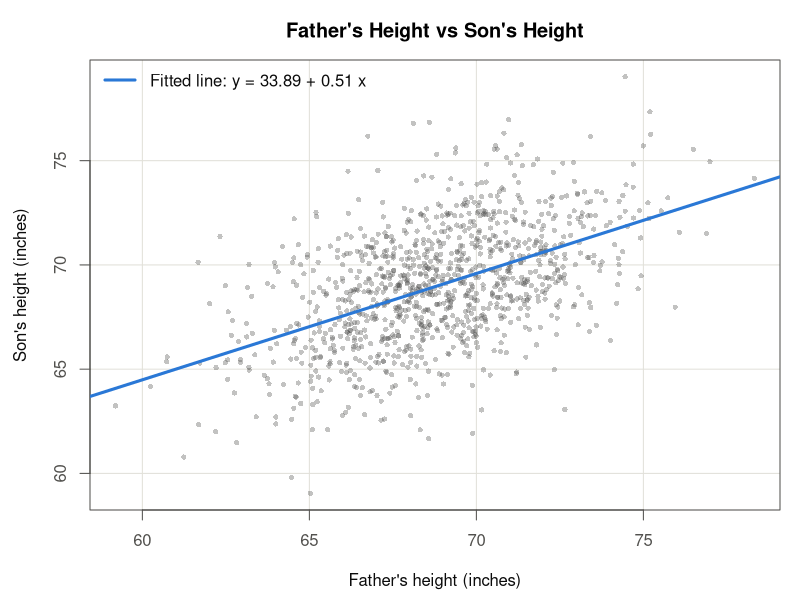
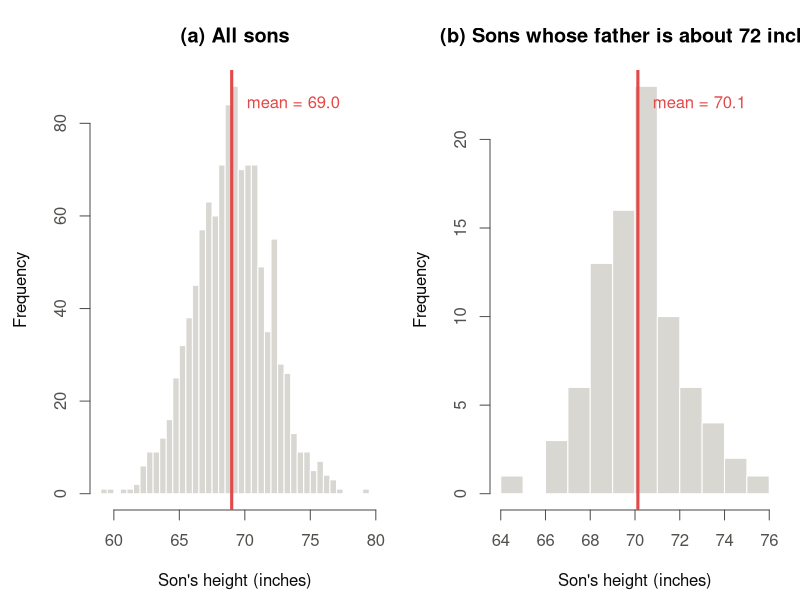
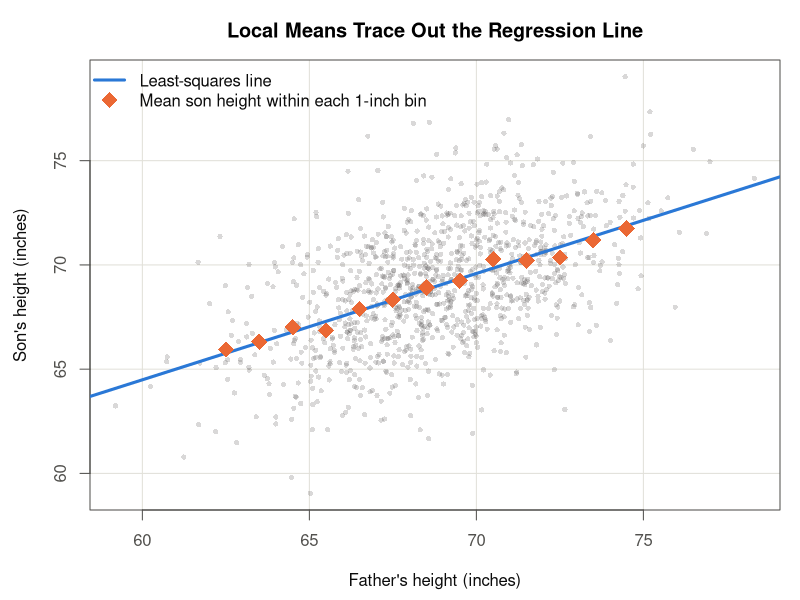
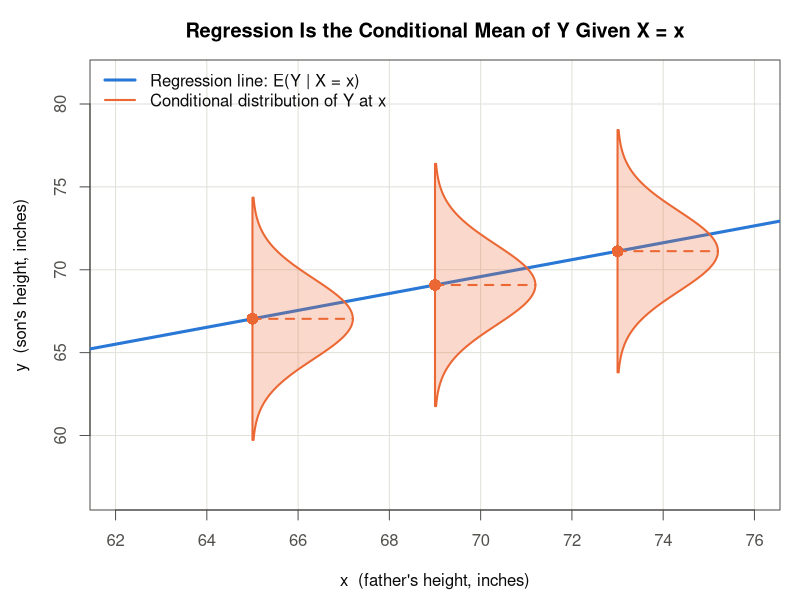

Reproduce these figures in R, in order.
# Date        : 2026-08-13
# Description : Generate the introduction figures for the regression lecture,
#               following the DSSI introduction deck
#               (references/DSSI-regression-lecture-note/[회귀분석]1.소개.pdf):
#               father-son height scatter, histograms of the marginal vs the
#               conditional distribution, local means with the regression line,
#               and a schematic of "regression = conditional expectation".
#
#               IMPORTANT - data provenance:
#               The original Pearson & Lee (1903) individual records are not
#               available offline (the HistData package cannot be installed on
#               this machine). The father-son data used here are SIMULATED from
#               a bivariate normal whose parameters were solved so that the
#               fitted line and ANOVA table reproduce the published fit quoted
#               in the DSSI deck:
#                   intercept 33.89, slope 0.51, n = 1078,
#                   residual MS 5.94 (residual SD = 2.437),
#                   regression SS 2144.58, residual SS 6388.00.
#               Derivation of the simulation parameters:
#                   total SS   = 2144.58 + 6388.00 = 8532.58
#                   var(y)     = 8532.58 / 1077     = 7.922  -> sd(y) = 2.815
#                   R^2        = 2144.58 / 8532.58  = 0.2513 -> r     = 0.5013
#                   slope      = r * sd(y)/sd(x)             -> sd(x) = 2.765
#                   mean(y)    = 69 (quoted in the deck)     -> mean(x) = 68.84
#               Every figure caption states that the data are simulated to match
#               the published fit. No numbers are presented as original records.
#
#               Run from the project root:
#                 Rscript code/agent/2026-08-13/make-intro-figures.R
# File        : make-intro-figures.R

## ---- setup ------------------------------------------------------------

FIG_DIR  <- "output/agent/2026-08-13"
DATA_DIR <- "data/derived-data/agent/2026-08-13"
dir.create(FIG_DIR,  recursive = TRUE, showWarnings = FALSE)
dir.create(DATA_DIR, recursive = TRUE, showWarnings = FALSE)

# Palette (same validated colours as the 2026-08-11 figure script)
COL_BLUE   <- "#2a78d6"   # fitted regression line
COL_ORANGE <- "#eb6834"   # local / conditional means
COL_RED    <- "#e34948"   # reference means on histograms
INK        <- "#0b0b0b"
INK2       <- "#52514e"
GRID_C     <- "#e1e0d9"
FILL_GREY  <- "#d8d7d2"

open_png <- function(file, w = 1800, h = 1100, res = 170) {
  png(file.path(FIG_DIR, file), width = w, height = h, res = res)
}

## ---- simulate the father-son data -------------------------------------

# Target moments solved from the published fit (see header for the algebra).
# SD_X is solved so that the regression sum of squares reproduces the
# published 2144.58 exactly:  B1^2 * (n-1) * SD_X^2 = 2144.58
N_OBS   <- 1078
MEAN_X  <- 68.84                                  # father's height (inches)
B0      <- 33.89                                  # published intercept
B1      <- 0.51                                   # published slope
SS_REG  <- 2144.58                                # published regression SS
SS_RES  <- 6388.00                                # published residual SS
SD_X    <- sqrt(SS_REG / (B1^2 * (N_OBS - 1)))
SD_RES  <- sqrt(SS_RES / (N_OBS - 2))             # published residual MS 5.94

set.seed(1886)     # Galton (1886)
father <- rnorm(N_OBS, mean = MEAN_X, sd = SD_X)
# Force the simulated x moments to the targets exactly
father <- MEAN_X + SD_X * as.numeric(scale(father))

# Build residuals that are exactly centred, exactly orthogonal to x, and
# scaled to the published residual sum of squares. With such residuals the
# refitted line reproduces B0 and B1 to machine precision, so the figure
# shows the published fit rather than an approximation of it.
e <- rnorm(N_OBS)
e <- as.numeric(residuals(lm(e ~ father)))        # remove the x and mean parts
e <- e * sqrt(SS_RES / sum(e^2))                  # scale to the published SS
son <- B0 + B1 * father + e

heights <- data.frame(father = father, son = son)
write.csv(heights, file.path(DATA_DIR, "father-son-simulated.csv"),
          row.names = FALSE)

fit <- lm(son ~ father, data = heights)

cat("\n===== Simulated father-son fit (target: 33.89 + 0.51 x) =====\n")
print(summary(fit))
cat("\n===== ANOVA (target: reg SS 2144.58, resid SS 6388.00) =====\n")
print(anova(fit))

## ---- fig-i01: scatter plot with the fitted line -----------------------

open_png("fig-i01-galton-scatter.png")
par(mar = c(4.5, 4.5, 3, 1), col.axis = INK2, col.lab = INK, fg = INK2)
plot(heights$father, heights$son,
     pch = 16, col = adjustcolor(INK2, alpha.f = 0.35), cex = 0.7,
     panel.first = grid(col = GRID_C, lty = 1),
     main = "Father's Height vs Son's Height",
     xlab = "Father's height (inches)", ylab = "Son's height (inches)")
abline(fit, col = COL_BLUE, lwd = 3)
legend("topleft", bty = "n", lwd = 3, col = COL_BLUE,
       legend = sprintf("Fitted line: y = %.2f + %.2f x",
                        coef(fit)[1], coef(fit)[2]),
       text.col = INK)
dev.off()

## ---- fig-i02: marginal vs conditional distribution --------------------

# Sons whose fathers are near 72 inches: the conditional slice
slice <- heights[abs(heights$father - 72) < 0.5, ]

open_png("fig-i02-marginal-vs-conditional.png", w = 2000, h = 1000)
par(mfrow = c(1, 2), mar = c(4.5, 4.5, 3.5, 1),
    col.axis = INK2, col.lab = INK, fg = INK2)

hist(heights$son, breaks = 30, col = FILL_GREY, border = "white",
     main = "(a) All sons",
     xlab = "Son's height (inches)", ylab = "Frequency")
abline(v = mean(heights$son), col = COL_RED, lwd = 3)
text(mean(heights$son), par("usr")[4] * 0.92,
     labels = sprintf(" mean = %.1f", mean(heights$son)),
     col = COL_RED, pos = 4)

hist(slice$son, breaks = 12, col = FILL_GREY, border = "white",
     main = "(b) Sons whose father is about 72 inches",
     xlab = "Son's height (inches)", ylab = "Frequency")
abline(v = mean(slice$son), col = COL_RED, lwd = 3)
text(mean(slice$son), par("usr")[4] * 0.92,
     labels = sprintf(" mean = %.1f", mean(slice$son)),
     col = COL_RED, pos = 4)
dev.off()

cat("\n===== fig-i02: marginal vs conditional means =====\n")
cat(sprintf("mean of all sons              : %.2f (n = %d)\n",
            mean(heights$son), nrow(heights)))
cat(sprintf("mean of sons | father ~ 72 in : %.2f (n = %d)\n",
            mean(slice$son), nrow(slice)))
cat(sprintf("fitted E(Y | X = 72)          : %.2f\n",
            predict(fit, newdata = data.frame(father = 72))))

## ---- fig-i03: local means trace out the regression line ---------------

# Bin fathers into 1-inch bins and take the mean son height in each bin:
# these local means are the empirical conditional expectation E(Y | X = x)
brk  <- seq(floor(min(heights$father)), ceiling(max(heights$father)), by = 1)
bin  <- cut(heights$father, breaks = brk)
locm <- tapply(heights$son, bin, mean)
locn <- tapply(heights$son, bin, length)
ctr  <- brk[-length(brk)] + 0.5
keep <- !is.na(locm) & locn >= 10   # drop sparse bins

open_png("fig-i03-local-means.png")
par(mar = c(4.5, 4.5, 3, 1), col.axis = INK2, col.lab = INK, fg = INK2)
plot(heights$father, heights$son,
     pch = 16, col = adjustcolor(INK2, alpha.f = 0.22), cex = 0.7,
     panel.first = grid(col = GRID_C, lty = 1),
     main = "Local Means Trace Out the Regression Line",
     xlab = "Father's height (inches)", ylab = "Son's height (inches)")
abline(fit, col = COL_BLUE, lwd = 3)
points(ctr[keep], locm[keep], pch = 18, col = COL_ORANGE, cex = 2.2)
legend("topleft", bty = "n",
       lwd = c(3, NA), pch = c(NA, 18), pt.cex = c(NA, 2.2),
       col = c(COL_BLUE, COL_ORANGE),
       legend = c("Least-squares line", "Mean son height within each 1-inch bin"),
       text.col = INK)
dev.off()

cat("\n===== fig-i03: local means (bins with n >= 10) =====\n")
print(round(data.frame(father_bin_center = ctr[keep],
                       mean_son = as.numeric(locm[keep]),
                       n = as.numeric(locn[keep])), 2))

## ---- fig-i04: regression as a conditional expectation -----------------

# Schematic: at three x values, draw the conditional distribution of y
# centred on the regression line, i.e. E(Y | X = x) = beta0 + beta1 x
open_png("fig-i04-conditional-expectation.png")
par(mar = c(4.5, 4.5, 3, 1), col.axis = INK2, col.lab = INK, fg = INK2)
xr <- c(62, 76)
yr <- c(B0 + B1 * xr[1] - 9, B0 + B1 * xr[2] + 9)
plot(NA, xlim = xr, ylim = yr,
     panel.first = grid(col = GRID_C, lty = 1),
     main = "Regression Is the Conditional Mean of Y Given X = x",
     xlab = "x  (father's height, inches)",
     ylab = "y  (son's height, inches)")
abline(fit, col = COL_BLUE, lwd = 3)

# Draw a normal density sideways at each anchor point
for (x0 in c(65, 69, 73)) {
  mu <- coef(fit)[1] + coef(fit)[2] * x0
  yy <- seq(mu - 3 * SD_RES, mu + 3 * SD_RES, length.out = 200)
  dd <- dnorm(yy, mean = mu, sd = SD_RES)
  dd <- dd / max(dd) * 2.2                  # scale density to plot units
  polygon(c(x0 + dd, rep(x0, length(yy))), c(yy, rev(yy)),
          col = adjustcolor(COL_ORANGE, alpha.f = 0.25),
          border = COL_ORANGE, lwd = 2)
  segments(x0, mu, x0 + 2.2, mu, col = COL_ORANGE, lwd = 2, lty = 2)
  points(x0, mu, pch = 16, col = COL_ORANGE, cex = 1.6)
}
legend("topleft", bty = "n",
       lwd = c(3, 2), col = c(COL_BLUE, COL_ORANGE),
       legend = c("Regression line: E(Y | X = x)",
                  "Conditional distribution of Y at x"),
       text.col = INK)
dev.off()

cat("\nAll introduction figures written to", FIG_DIR, "\n")
cat("Simulated data written to", DATA_DIR, "\n")
cat("\n===== sessionInfo =====\n")
print(sessionInfo())
